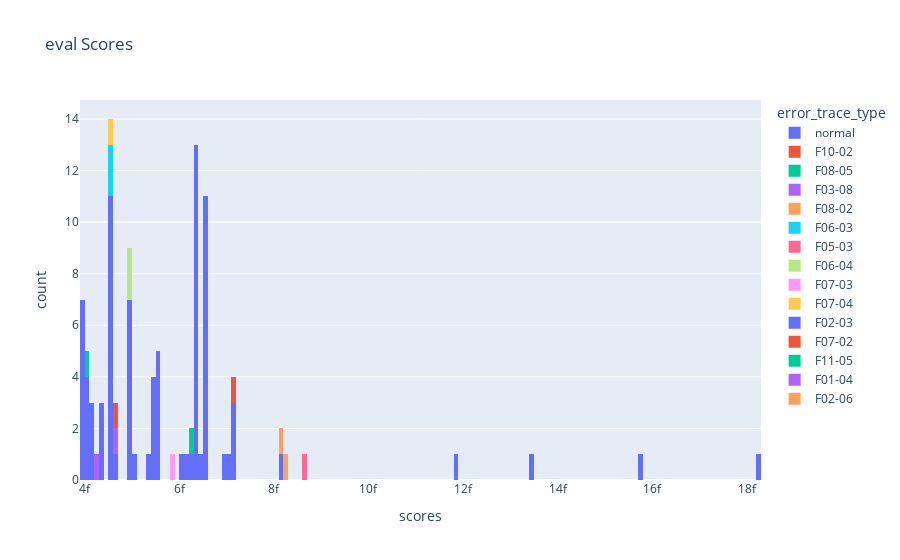

Notebook source saved alongside this figure:
### Code cell
px.histogram(eval_result_df, x='scores', color='error_trace_type', 
             nbins=200,
             title=f'eval Scores')

### Figure 1 — Plotly figure (JSON) as saved in the notebook; plotly's stock layout.template omitted (floating-point values rounded to 4 significant figures)
{"data": [{"alignmentgroup": "True", "bingroup": "x", "hovertemplate": "error_trace_type=normal<br>scores=%{x}<br>count=%{y}<extra></extra>", "legendgroup": "normal", "marker": {"color": "#636efa", "pattern": {"shape": ""}}, "name": "normal", "nbinsx": 200, "offsetgroup": "normal", "orientation": "v", "showlegend": true, "type": "histogram", "x": [6.356e-15, 6.523e-15, 6.356e-15, 6.078e-15, 4.524e-15, 6.356e-15, 4.08e-15, 4.524e-15, 8.105e-15, 3.969e-15, 4.302e-15, 6.189e-15, 4.58e-15, 3.969e-15, 5.468e-15, 6.356e-15, 7.161e-15, 6.523e-15, 4.524e-15, 5.551e-15, 4.302e-15, 5.468e-15, 6.523e-15, 4.136e-15, 6.523e-15, 4.58e-15, 4.58e-15, 5.468e-15, 6.356e-15, 5.551e-15, 5.468e-15, 5.301e-15, 4.996e-15, 6.356e-15, 6.467e-15, 4.607e-15, 4.136e-15, 4.996e-15, 7.05e-15, 1.574e-14, 6.356e-15, 3.969e-15, 4.08e-15, 6.356e-15, 6.356e-15, 4.996e-15, 3.969e-15, 4.08e-15, 4.136e-15, 6.523e-15, 6.356e-15, 6.356e-15, 3.969e-15, 7.161e-15, 3.969e-15, 4.58e-15, 4.996e-15, 6.523e-15, 5.551e-15, 5.079e-15, 6.523e-15, 6.356e-15, 6.356e-15, 6.911e-15, 4.58e-15, 4.58e-15, 4.524e-15, 6.217e-15, 4.08e-15, 4.302e-15, 7.161e-15, 4.58e-15, 4.996e-15, 6.523e-15, 1.824e-14, 4.996e-15, 6.523e-15, 4.996e-15, 6.523e-15, 5.551e-15, 6.523e-15, 3.969e-15, 5.551e-15], "xaxis": "x", "yaxis": "y"}, {"alignmentgroup": "True", "bingroup": "x", "hovertemplate": "error_trace_type=F10-02<br>scores=%{x}<br>count=%{y}<extra></extra>", "legendgroup": "F10-02", "marker": {"color": "#EF553B", "pattern": {"shape": ""}}, "name": "F10-02", "nbinsx": 200, "offsetgroup": "F10-02", "orientation": "v", "showlegend": true, "type": "histogram", "x": [7.133e-15], "xaxis": "x", "yaxis": "y"}, {"alignmentgroup": "True", "bingroup": "x", "hovertemplate": "error_trace_type=F08-05<br>scores=%{x}<br>count=%{y}<extra></extra>", "legendgroup": "F08-05", "marker": {"color": "#00cc96", "pattern": {"shape": ""}}, "name": "F08-05", "nbinsx": 200, "offsetgroup": "F08-05", "orientation": "v", "showlegend": true, "type": "histogram", "x": [4.08e-15], "xaxis": "x", "yaxis": "y"}, {"alignmentgroup": "True", "bingroup": "x", "hovertemplate": "error_trace_type=F03-08<br>scores=%{x}<br>count=%{y}<extra></extra>", "legendgroup": "F03-08", "marker": {"color": "#ab63fa", "pattern": {"shape": ""}}, "name": "F03-08", "nbinsx": 200, "offsetgroup": "F03-08", "orientation": "v", "showlegend": true, "type": "histogram", "x": [4.607e-15], "xaxis": "x", "yaxis": "y"}, {"alignmentgroup": "True", "bingroup": "x", "hovertemplate": "error_trace_type=F08-02<br>scores=%{x}<br>count=%{y}<extra></extra>", "legendgroup": "F08-02", "marker": {"color": "#FFA15A", "pattern": {"shape": ""}}, "name": "F08-02", "nbinsx": 200, "offsetgroup": "F08-02", "orientation": "v", "showlegend": true, "type": "histogram", "x": [8.299e-15], "xaxis": "x", "yaxis": "y"}, {"alignmentgroup": "True", "bingroup": "x", "hovertemplate": "error_trace_type=F06-03<br>scores=%{x}<br>count=%{y}<extra></extra>", "legendgroup": "F06-03", "marker": {"color": "#19d3f3", "pattern": {"shape": ""}}, "name": "F06-03", "nbinsx": 200, "offsetgroup": "F06-03", "orientation": "v", "showlegend": true, "type": "histogram", "x": [4.58e-15, 4.58e-15], "xaxis": "x", "yaxis": "y"}, {"alignmentgroup": "True", "bingroup": "x", "hovertemplate": "error_trace_type=F05-03<br>scores=%{x}<br>count=%{y}<extra></extra>", "legendgroup": "F05-03", "marker": {"color": "#FF6692", "pattern": {"shape": ""}}, "name": "F05-03", "nbinsx": 200, "offsetgroup": "F05-03", "orientation": "v", "showlegend": true, "type": "histogram", "x": [8.604e-15], "xaxis": "x", "yaxis": "y"}, {"alignmentgroup": "True", "bingroup": "x", "hovertemplate": "error_trace_type=F06-04<br>scores=%{x}<br>count=%{y}<extra></extra>", "legendgroup": "F06-04", "marker": {"color": "#B6E880", "pattern": {"shape": ""}}, "name": "F06-04", "nbinsx": 200, "offsetgroup": "F06-04", "orientation": "v", "showlegend": true, "type": "histogram", "x": [4.996e-15, 4.996e-15], "xaxis": "x", "yaxis": "y"}, {"alignmentgroup": "True", "bingroup": "x", "hovertemplate": "error_trace_type=F07-03<br>scores=%{x}<br>count=%{y}<extra></extra>", "legendgroup": "F07-03", "marker": {"color": "#FF97FF", "pattern": {"shape": ""}}, "name": "F07-03", "nbinsx": 200, "offsetgroup": "F07-03", "orientation": "v", "showlegend": true, "type": "histogram", "x": [5.884e-15], "xaxis": "x", "yaxis": "y"}, {"alignmentgroup": "True", "bingroup": "x", "hovertemplate": "error_trace_type=F07-04<br>scores=%{x}<br>count=%{y}<extra></extra>", "legendgroup": "F07-04", "marker": {"color": "#FECB52", "pattern": {"shape": ""}}, "name": "F07-04", "nbinsx": 200, "offsetgroup": "F07-04", "orientation": "v", "showlegend": true, "type": "histogram", "x": [4.524e-15], "xaxis": "x", "yaxis": "y"}, {"alignmentgroup": "True", "bingroup": "x", "hovertemplate": "error_trace_type=F02-03<br>scores=%{x}<br>count=%{y}<extra></extra>", "legendgroup": "F02-03", "marker": {"color": "#636efa", "pattern": {"shape": ""}}, "name": "F02-03", "nbinsx": 200, "offsetgroup": "F02-03", "orientation": "v", "showlegend": true, "type": "histogram", "x": [1.346e-14, 1.185e-14], "xaxis": "x", "yaxis": "y"}, {"alignmentgroup": "True", "bingroup": "x", "hovertemplate": "error_trace_type=F07-02<br>scores=%{x}<br>count=%{y}<extra></extra>", "legendgroup": "F07-02", "marker": {"color": "#EF553B", "pattern": {"shape": ""}}, "name": "F07-02", "nbinsx": 200, "offsetgroup": "F07-02", "orientation": "v", "showlegend": true, "type": "histogram", "x": [4.607e-15], "xaxis": "x", "yaxis": "y"}, {"alignmentgroup": "True", "bingroup": "x", "hovertemplate": "error_trace_type=F11-05<br>scores=%{x}<br>count=%{y}<extra></extra>", "legendgroup": "F11-05", "marker": {"color": "#00cc96", "pattern": {"shape": ""}}, "name": "F11-05", "nbinsx": 200, "offsetgroup": "F11-05", "orientation": "v", "showlegend": true, "type": "histogram", "x": [6.217e-15], "xaxis": "x", "yaxis": "y"}, {"alignmentgroup": "True", "bingroup": "x", "hovertemplate": "error_trace_type=F01-04<br>scores=%{x}<br>count=%{y}<extra></extra>", "legendgroup": "F01-04", "marker": {"color": "#ab63fa", "pattern": {"shape": ""}}, "name": "F01-04", "nbinsx": 200, "offsetgroup": "F01-04", "orientation": "v", "showlegend": true, "type": "histogram", "x": [4.219e-15], "xaxis": "x", "yaxis": "y"}, {"alignmentgroup": "True", "bingroup": "x", "hovertemplate": "error_trace_type=F02-06<br>scores=%{x}<br>count=%{y}<extra></extra>", "legendgroup": "F02-06", "marker": {"color": "#FFA15A", "pattern": {"shape": ""}}, "name": "F02-06", "nbinsx": 200, "offsetgroup": "F02-06", "orientation": "v", "showlegend": true, "type": "histogram", "x": [8.105e-15], "xaxis": "x", "yaxis": "y"}], "layout": {"barmode": "relative", "legend": {"title": {"text": "error_trace_type"}, "tracegroupgap": 0}, "title": {"text": "eval Scores"}, "xaxis": {"anchor": "y", "domain": [0, 1], "title": {"text": "scores"}}, "yaxis": {"anchor": "x", "domain": [0, 1], "title": {"text": "count"}}}}
